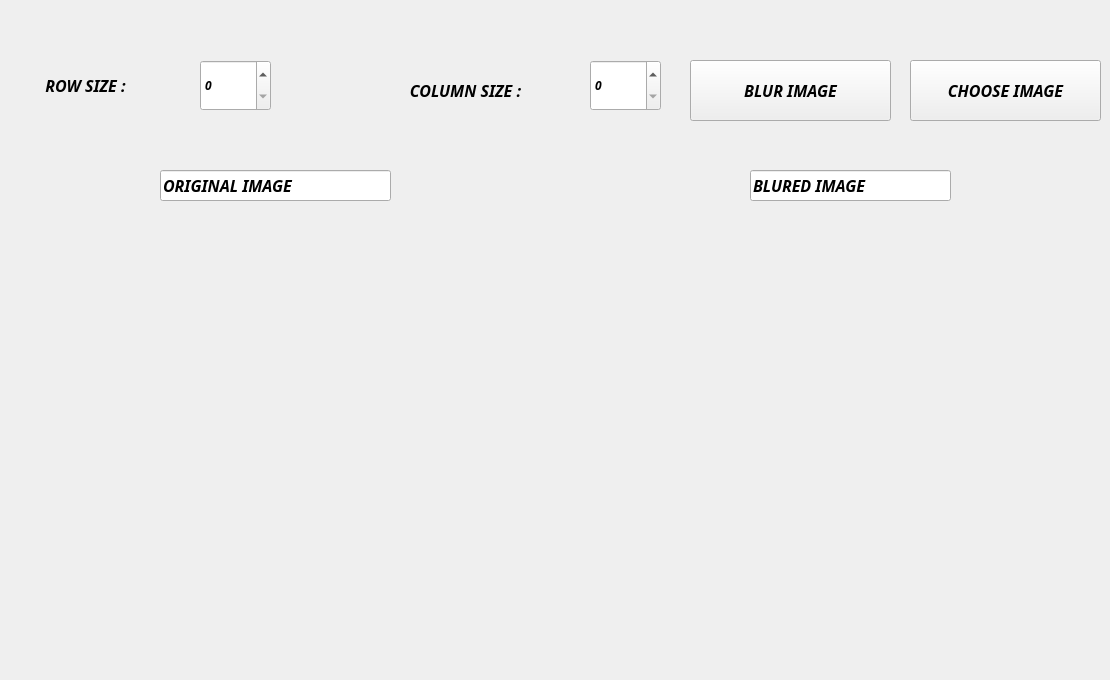
    <widget class="QWidget" name="page_2">
     <widget class="QPushButton" name="pb_Blur">
      <property name="geometry">
       <rect>
        <x>690</x>
        <y>60</y>
        <width>201</width>
        <height>61</height>
       </rect>
      </property>
      <property name="font">
       <font>
        <family>Lucida Handwriting</family>
        <pointsize>12</pointsize>
        <weight>75</weight>
        <italic>true</italic>
        <bold>true</bold>
       </font>
      </property>
      <property name="text">
       <string>BLUR IMAGE</string>
      </property>
     </widget>
     <widget class="QLabel" name="label">
      <property name="geometry">
       <rect>
        <x>0</x>
        <y>60</y>
        <width>171</width>
        <height>51</height>
       </rect>
      </property>
      <property name="font">
       <font>
        <family>Lucida Handwriting</family>
        <pointsize>12</pointsize>
        <weight>75</weight>
        <italic>true</italic>
        <bold>true</bold>
       </font>
      </property>
      <property name="text">
       <string>ROW SIZE :</string>
      </property>
      <property name="alignment">
       <set>Qt::AlignCenter</set>
      </property>
     </widget>
     <widget class="QLabel" name="label_2">
      <property name="geometry">
       <rect>
        <x>370</x>
        <y>70</y>
        <width>191</width>
        <height>41</height>
       </rect>
      </property>
      <property name="font">
       <font>
        <family>Lucida Handwriting</family>
        <pointsize>12</pointsize>
        <weight>75</weight>
        <italic>true</italic>
        <bold>true</bold>
       </font>
      </property>
      <property name="text">
       <string>COLUMN SIZE :</string>
      </property>
      <property name="alignment">
       <set>Qt::AlignCenter</set>
      </property>
     </widget>
     <widget class="QLabel" name="l_image_3">
      <property name="geometry">
       <rect>
        <x>570</x>
        <y>220</y>
        <width>531</width>
        <height>441</height>
       </rect>
      </property>
      <property name="text">
       <string/>
      </property>
     </widget>
     <widget class="QLineEdit" name="line_factor_3">
      <property name="geometry">
       <rect>
        <x>160</x>
        <y>170</y>
        <width>231</width>
        <height>31</height>
       </rect>
      </property>
      <property name="font">
       <font>
        <family>Lucida Handwriting</family>
        <pointsize>12</pointsize>
        <weight>75</weight>
        <italic>true</italic>
        <bold>true</bold>
       </font>
      </property>
      <property name="text">
       <string>ORIGINAL IMAGE</string>
      </property>
     </widget>
     <widget class="QLineEdit" name="line_factor_4">
      <property name="geometry">
       <rect>
        <x>750</x>
        <y>170</y>
        <width>201</width>
        <height>31</height>
       </rect>
      </property>
      <property name="font">
       <font>
        <family>Lucida Handwriting</family>
        <pointsize>12</pointsize>
        <weight>75</weight>
        <italic>true</italic>
        <bold>true</bold>
       </font>
      </property>
      <property name="text">
       <string>BLURED IMAGE</string>
      </property>
     </widget>
     <widget class="QLabel" name="l_image_4">
      <property name="geometry">
       <rect>
        <x>10</x>
        <y>220</y>
        <width>531</width>
        <height>451</height>
       </rect>
      </property>
      <property name="text">
       <string/>
      </property>
     </widget>
     <widget class="QSpinBox" name="sb_BlurRow">
      <property name="geometry">
       <rect>
        <x>200</x>
        <y>60</y>
        <width>71</width>
        <height>51</height>
       </rect>
      </property>
      <property name="font">
       <font>
        <family>Lucida Handwriting</family>
        <weight>75</weight>
        <italic>true</italic>
        <bold>true</bold>
       </font>
      </property>
      <property name="maximum">
       <number>1000</number>
      </property>
      <property name="singleStep">
       <number>10</number>
      </property>
     </widget>
     <widget class="QSpinBox" name="sb_BlurColumn">
      <property name="geometry">
       <rect>
        <x>590</x>
        <y>60</y>
        <width>71</width>
        <height>51</height>
       </rect>
      </property>
      <property name="font">
       <font>
        <family>Lucida Handwriting</family>
        <weight>75</weight>
        <italic>true</italic>
        <bold>true</bold>
       </font>
      </property>
      <property name="maximum">
       <number>1000</number>
      </property>
      <property name="singleStep">
       <number>1</number>
      </property>
     </widget>
     <widget class="QPushButton" name="pb_Choose_2">
      <property name="geometry">
       <rect>
        <x>910</x>
        <y>60</y>
        <width>191</width>
        <height>61</height>
       </rect>
      </property>
      <property name="font">
       <font>
        <family>Lucida Handwriting</family>
        <pointsize>12</pointsize>
        <weight>75</weight>
        <italic>true</italic>
        <bold>true</bold>
       </font>
      </property>
      <property name="text">
       <string>CHOOSE IMAGE</string>
      </property>
     </widget>
    </widget>
